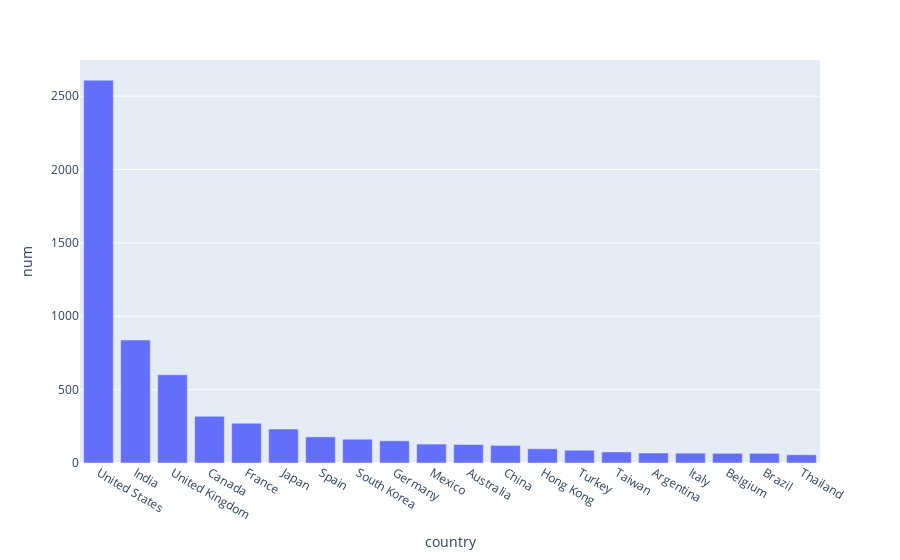

Write notebook code for a chart like this one.
### Markdown cell above
Število narejeniv filmov v posamezni državi.

### Code cell
#df[df["num"]>10].plot(y="num", kind='barh',figsize=(30,15))
import plotly.express as px
fig = px.bar(df.head(20), x='country', y='num')
fig.show()

### Figure 1 — Plotly figure (JSON) as saved in the notebook; plotly's stock layout.template omitted (floating-point values rounded to 4 significant figures)
{"data": [{"alignmentgroup": "True", "hovertemplate": "country=%{x}<br>num=%{y}<extra></extra>", "legendgroup": "", "marker": {"color": "#636efa"}, "name": "", "offsetgroup": "", "orientation": "v", "showlegend": false, "textposition": "auto", "type": "bar", "x": ["United States", "India", "United Kingdom", "Canada", "France", "Japan", "Spain", "South Korea", "Germany", "Mexico", "Australia", "China", "Hong Kong", "Turkey", "Taiwan", "Argentina", "Italy", "Belgium", "Brazil", "Thailand"], "xaxis": "x", "y": [2609, 838, 601, 318, 271, 231, 178, 162, 151, 129, 126, 120, 97, 87, 75, 68, 67, 66, 66, 56], "yaxis": "y"}], "layout": {"barmode": "relative", "legend": {"tracegroupgap": 0}, "margin": {"t": 60}, "xaxis": {"anchor": "y", "domain": [0, 1], "title": {"text": "country"}}, "yaxis": {"anchor": "x", "domain": [0, 1], "title": {"text": "num"}}}}
